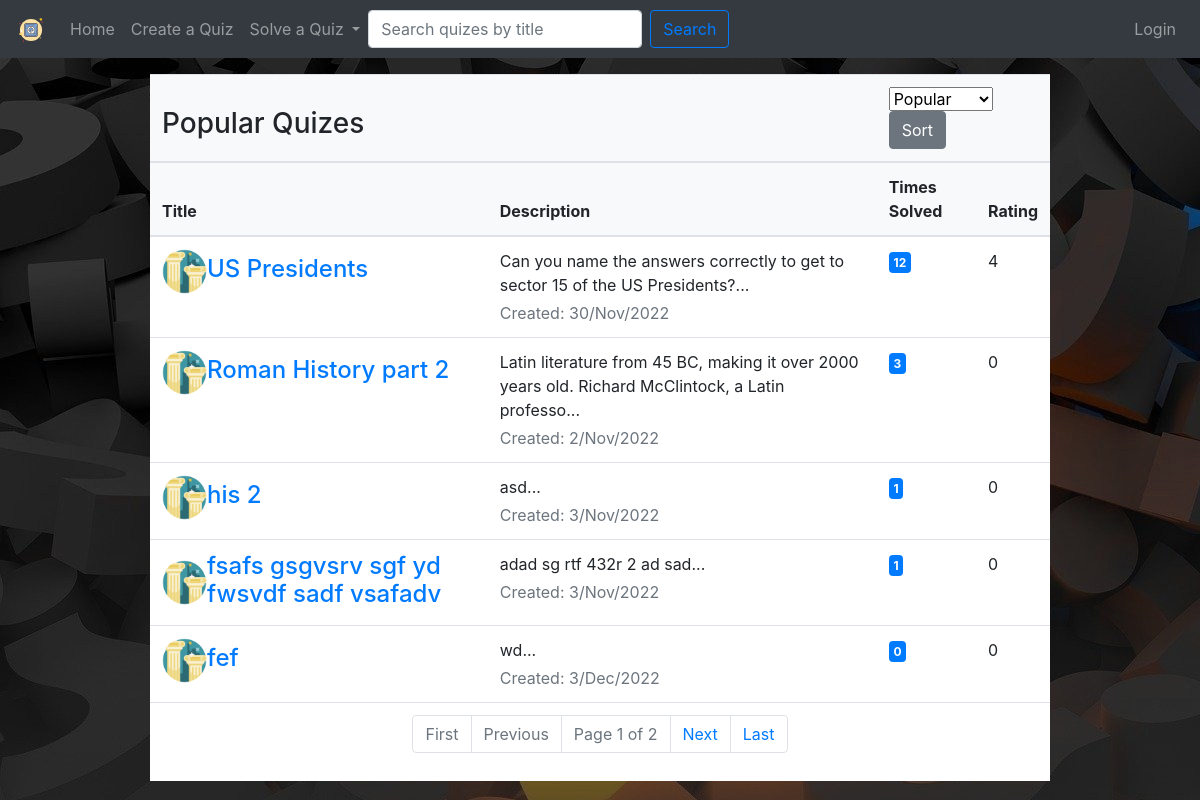
Page /quizes/history/ on the earlier database version.
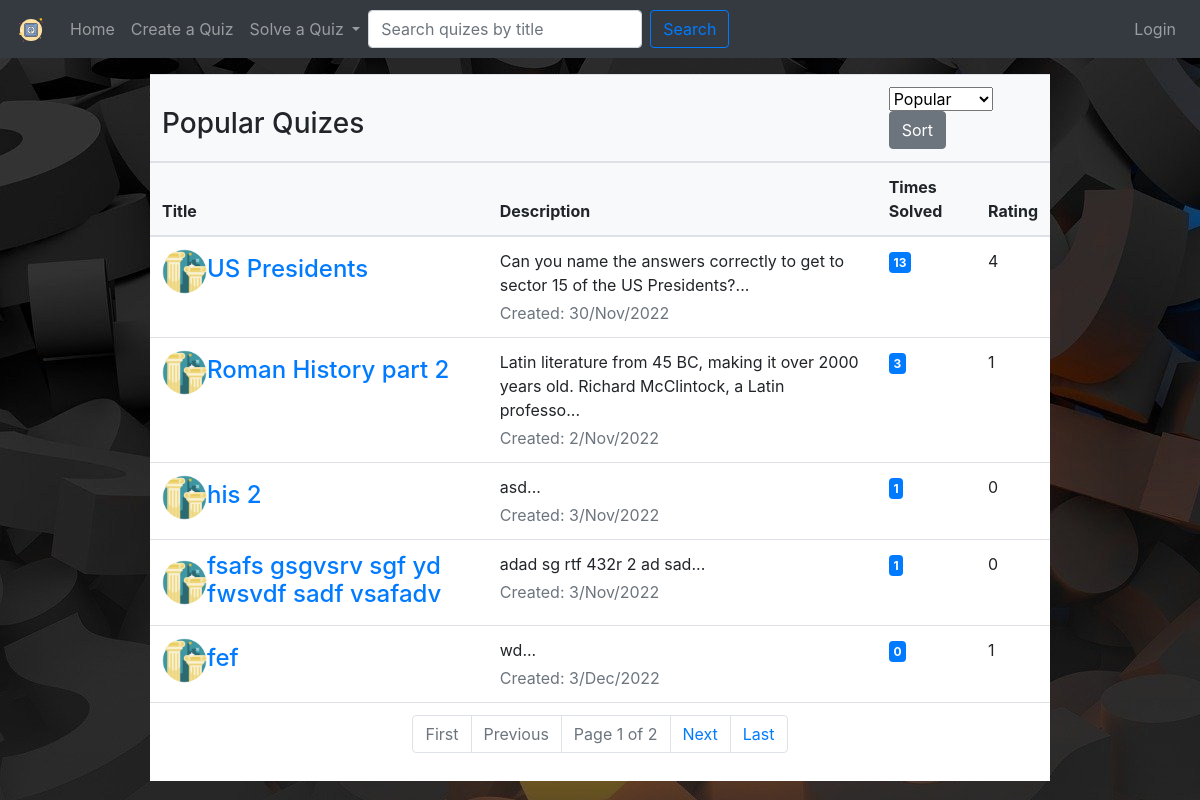
Same page on the later database version.
### quiz/models.py (models this page shows, shortened)
class Quiz(models.Model):
    choices = (
        ('history', "History"),
        ('geography', "Geography"),
        ('sports', "Sports"),
        ('entertainment', "Entertainment"),
        ('music', "Music"),
        ('language', "Language"),
        ('gaming', "Gaming"),
        ('other', "Other"),
    )
    title = models.CharField(max_length=40, unique=True, blank=False)
    description = models.CharField(max_length=100, blank=False)
    category = models.CharField(max_length=20, choices = choices)
    created = models.DateTimeField(auto_now_add=True)
    created_by = models.ForeignKey(settings.AUTH_USER_MODEL, null=True, on_delete=models.SET_NULL)
    rating = models.IntegerField(default=0)
    class Meta:
        verbose_name_plural = "Quizes"

### quiz/views.py (the view, shortened to what this page needs)
# urls.py: path('quizes/<str:category>/', views.quizes, name='quizes'),
def quizes(request, category):
	popular=Quiz.objects.annotate(count=Count('userquizpoints')).order_by('-count').filter(category=category)
	context={'quizes':popular, 'search':'Popular'}
	if request.method == 'GET':
		if request.GET.get('search') == 'Newest':
			newest=Quiz.objects.filter(category=category).order_by('-created').annotate(count=Count('userquizpoints'))
			context={'quizes':newest, 'search':'Newest'}
		elif request.GET.get('search') == 'Oldest':
			oldest=Quiz.objects.filter(category=category).order_by('created').annotate(count=Count('userquizpoints'))
			context={'quizes':oldest, 'search':'Oldest'}
		elif request.GET.get('search') == 'Best Rated':
			rating=Quiz.objects.filter(category=category).annotate(rate=Avg('userquizpoints__points')).order_by('-rating').annotate(count=Count('userquizpoints'))
			context={'quizes':rating, 'search':'Best Rated'}
	paginator = Paginator(context['quizes'],5)
	page_number = request.GET.get('page')
	page_obj = paginator.get_page(page_number)
	context['searchdata']=page_obj
	return render(request, 'quiz/quizes.html', context)

### quiz/templates/quiz/quizes.html (shortened to what this page needs)
{%extends './basetemp.html' %}
{% block content %}
<div class="table-responsive-sm center mt-3">
    <table class="table align-middle mb-0 bg-white table-hover">
        <thead class="bg-light">
            <tr>
                <th colspan="2">
                    <h3>{{search}} Quizes</h3>
                </th>
                <th colspan="3">
                    <form action="" method="POST" style="float: right;">
                        <select name="sort" id="sort" class="form-select">
                             <option value="{{search}}" hidden selected>{{search}}</option>
                        </select>
                        <input type="submit" value="Sort" class="btn btn-secondary">
                    </form>
                </th>
            </tr>
            <tr>
                <th>Title</th>
                <th>Description</th>
                <th>Times Solved</th>
                <th>Rating</th>
            </tr>
        </thead>
        <tbody>
            {% for quiz in searchdata %}
            <tr>
            <td>
                <div class="d-flex align-items-center">
                <img
                    src="/static/quiz/images/{{quiz.category}}.png"
                    alt=""
                    style="width: 45px; height: 45px"
                    class="rounded-circle"
                    />
                <div class="ms-3">
                    <a href="{% url 'quiz' quiz.id %}"><h4 class="fw-bold mb-1">{{quiz.title}}</h4></a>
                </div>
                </div>
            </td>
            <td>
                <p class="fw-normal mb-1">{{quiz.description|truncatechars:100}}...</p>
                <p class="text-muted mb-0">Created: {{quiz.created|date:'j/M/Y'}}</p>
            </td>
            <td>
                <span class="badge badge-primary rounded-pill d-inline">{{quiz.count}}</span>
            </td>
            <td>{{quiz.rating}}</td>
            </tr>
            {% endfor %}
        </tbody>
        <tfoot>
            <td colspan="5">
                <nav aria-label="Page navigation example">
                    <ul class="pagination justify-content-center">
                        <li class="page-item {% if not searchdata.has_previous %} disabled {% endif %}">
                            <a class="page-link" href="?page=1&search={{search}}" tabindex="-1">First</a>
                        </li>
                        <li class="page-item {% if not searchdata.has_previous %} disabled {% endif %}">
                            <a class="page-link" href="{% if searchdata.has_previous %}?page={{ searchdata.previous_page_number }}&search={{search}} {% else %} # {% endif %}" tabindex="-1">Previous</a>
                        </li>
                        <li class="page-item disabled">
                            <a class="page-link" href="#">Page {{ searchdata.number }} of {{ searchdata.paginator.num_pages }}</a></li>
                        <li class="page-item {% if not searchdata.has_next %} disabled {% endif %}">
                            <a class="page-link" href="{% if searchdata.has_next %}?page={{ searchdata.next_page_number }}&search={{search}} {% else %} # {% endif %}">Next</a>
                        </li>
                        <li class="page-item {% if not searchdata.has_next %} disabled {% endif %}">
                            <a class="page-link" href="?page={{ searchdata.paginator.num_pages }}&search={{search}}" tabindex="-1">Last</a>
                        </li>
                    </ul>
                </nav>
            </td>
        </tfoot>
    </table>
</div>
{% endblock %}

Differences in the rows shown:
computed for Quiz "US Presidents": count "12" → "13"
changed Quiz "Roman History part 2": rating "0" → "1"
changed Quiz "fef": rating "0" → "1"
